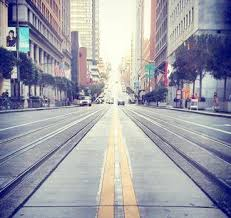
%> input picture the_hough_transform/street.jpg, 231 x 218 px
$ octave --eval "result = hough(rgb2gray(imread('street.jpg')));"   (GNU Octave 9; MATLAB toolbox functions it lacks are replaced by stand-ins)
%> lines starting %> are read from the running program, lines starting %| are printed output that depends on the picture
function res=hough(image)
% HOUGH(IMAGE) creates the Hough transform corresponding to the image IMAGE
% Method:
%1. Decide the r and angle to use;
%2. to calculate the value of r by each foreground pixel in the mage and
%   all of our chosen angle;
%3. create an accumulator array whose size are the number of angle and
%   maxiam values of r;
%4. step through all of our r values updating the accumulator array as we
%   go;

% if ~isbw(image) % because this build-in function is removed
    edges=edge(image,'canny');
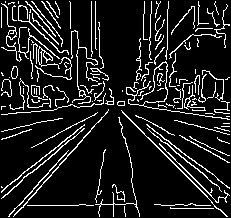
%> edges: size 218x231 logical; 11.9% white in thin lines or dots
% else
%    edges=image;

% calculate the value of r by each foreground pixel in the mage and
% all of our chosen angle;
[x,y]=find(edges);
%> x = 5983 values from 2 to 217; y = 5983 values from 2 to 230
angles=[-90:180]*pi/180;
r=floor(x*cos(angles)+y*sin(angles));
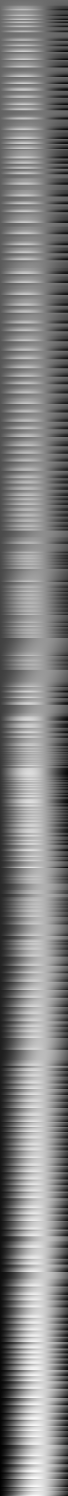
%> r: size 5983x271 double (shown at 1/4 size); min -230, max 314, mean 44.3; drawn with min black and max white

% create an accumulator array whose size are the number of angle and
% maxiam values of r;
rmax=max(r(find(r>0)));
%> rmax = 314
acc=zeros(rmax+1,270);
%> acc: size 315x270 double; every value is 0

% step through all of our r values updating the accumulator array as we go;
for i=1:length(x)
    for j=1:270
        if r(i,j)>=0
        acc(r(i,j)+1,j)=acc(r(i,j)+1,j)+1;
        end
    end
end
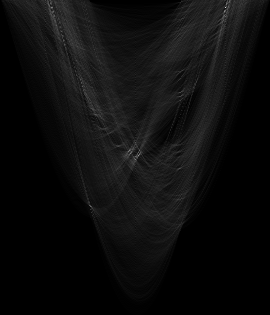
%> acc: size 315x270 double; min 0, max 221, mean 12.7
res=acc;
